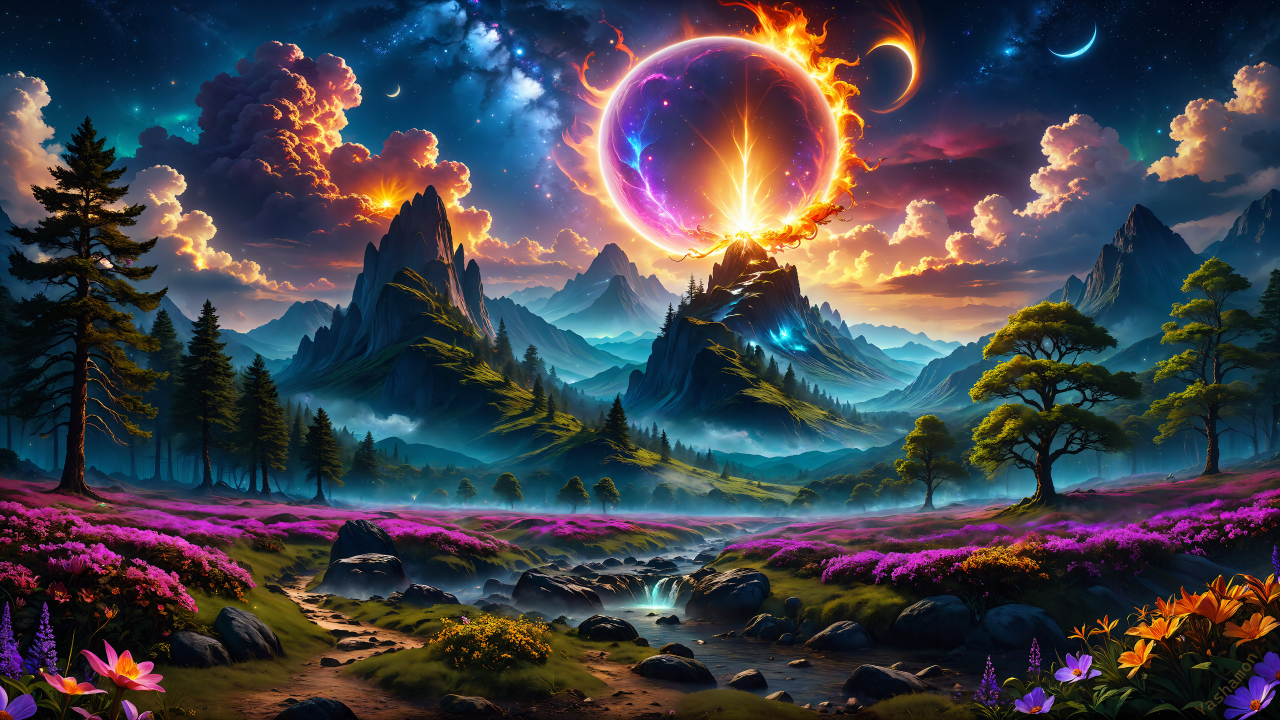
#> input picture fondo_hd.jpg, 3840 x 2160 px (shown at 1/3 size)
$ python programa.py
#> lines starting #> are read from the running program, lines starting #| are printed output that depends on the picture
import cv2
import numpy as np

#redimencionamos y ponemos a blanco y negro funcion
def bajar_resolucion(img_path, target_size=(200, 200)):
#> called with img_path = 'fondo_hd.jpg', target_size = (200, 200)
    img = cv2.imread(img_path)
#> img is the input picture: shape (2160, 3840, 3); mean B, G, R 73.7, 65.3, 66.3

    original_shape = img.shape
#> original_shape = (2160, 3840, 3)

    img_bn = cv2.cvtColor(img, cv2.COLOR_BGR2GRAY)
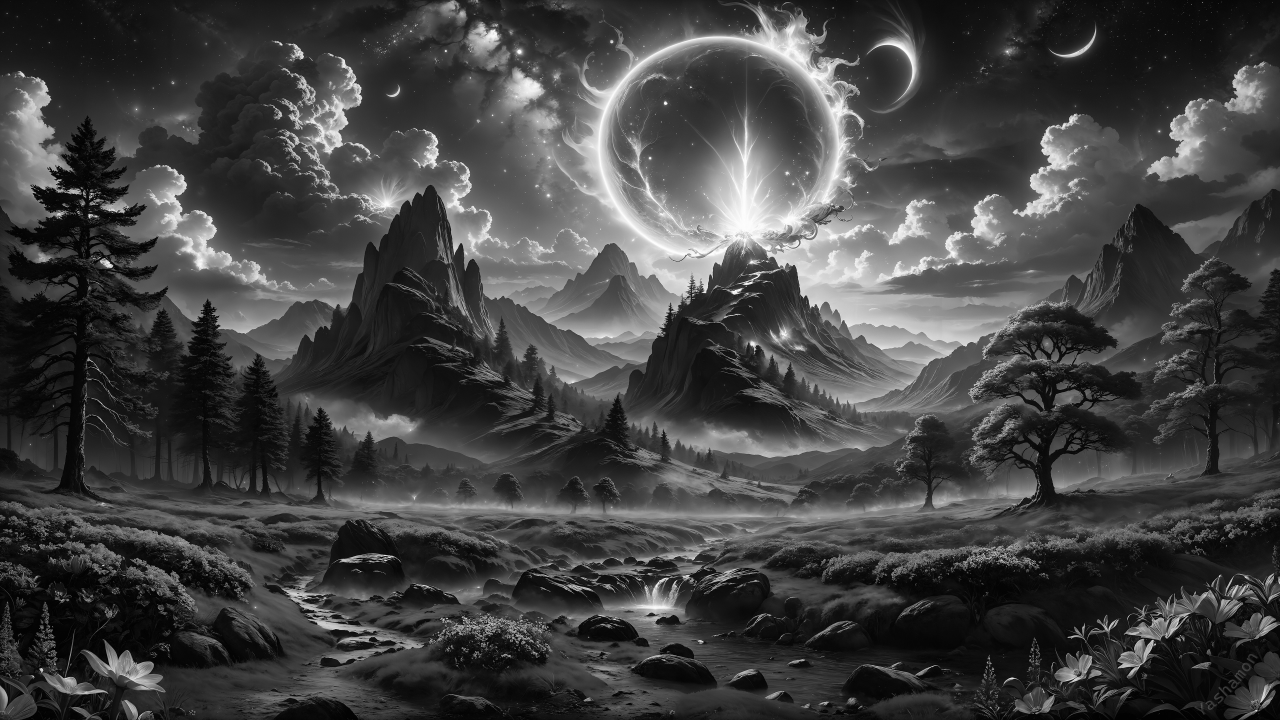
#> img_bn: shape (2160, 3840) (shown at 1/3 size); min 0, max 255, mean 66.6

    img_redimensionada = cv2.resize(img_bn, target_size)
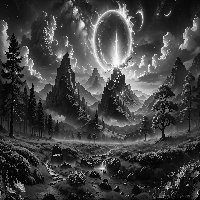
#> img_redimensionada: shape (200, 200); min 0, max 253, mean 66.5

    cv2.imwrite("imagen_redimensionada_bn.jpg", img_redimensionada)

    return img_redimensionada, original_shape


imagen = 'fondo_hd.jpg'
# Redimensionar a 200x200 píxeles en blanco y negro
img_redimensionada, original_shape = bajar_resolucion(imagen, target_size=(200, 200))
#> original_shape = (2160, 3840, 3)

#empesamos con la emcriptacion

longitud = int(input("Ingrese la longitud de la clave: "))
#> the answer given: 3
n = []
for i in range(longitud):
    valor = int(input(f"Ingrese el valor {i + 1} de la clave: "))
    n.append(valor)
#> this loop made 3 passes; the answer given on pass 1: 1


image = cv2.imread("imagen_redimensionada_bn.jpg")
#> image: shape (200, 200, 3); min 0, max 255, mean 66.5
N = image.shape[0]
#> N = 200

new_image = np.zeros_like(image)

# Reordenar los píxeles según el mapa de Baker
Ni = 0
for i in range(len(n)):
    Ni = sum(n[:i])
    ni = n[i]

    for x in range(N):
        for y in range(N):
            new_x = int(((N / ni)*(x - Ni)) + (y % (N / ni)))
            new_y = int((ni / N) * (y - (y % (N / ni))) + Ni)

            # Asegúrate de que las nuevas posiciones estén dentro del rango de la imagen
            new_x = new_x % N  # Restringimos new_x dentro del rango 0..N-1
            new_y = new_y % N  # Restringimos new_y dentro del rango 0..N-1


            new_image[new_x, new_y] = image[x, y]
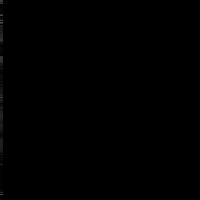
#> new_image: shape (200, 200, 3); min 0, max 76, mean 0.3

cv2.imwrite("imagen_reordenada.png", new_image)
print("La clave ingresada es:", n)

$ run again, with prueba.jpg copied over fondo_hd.jpg
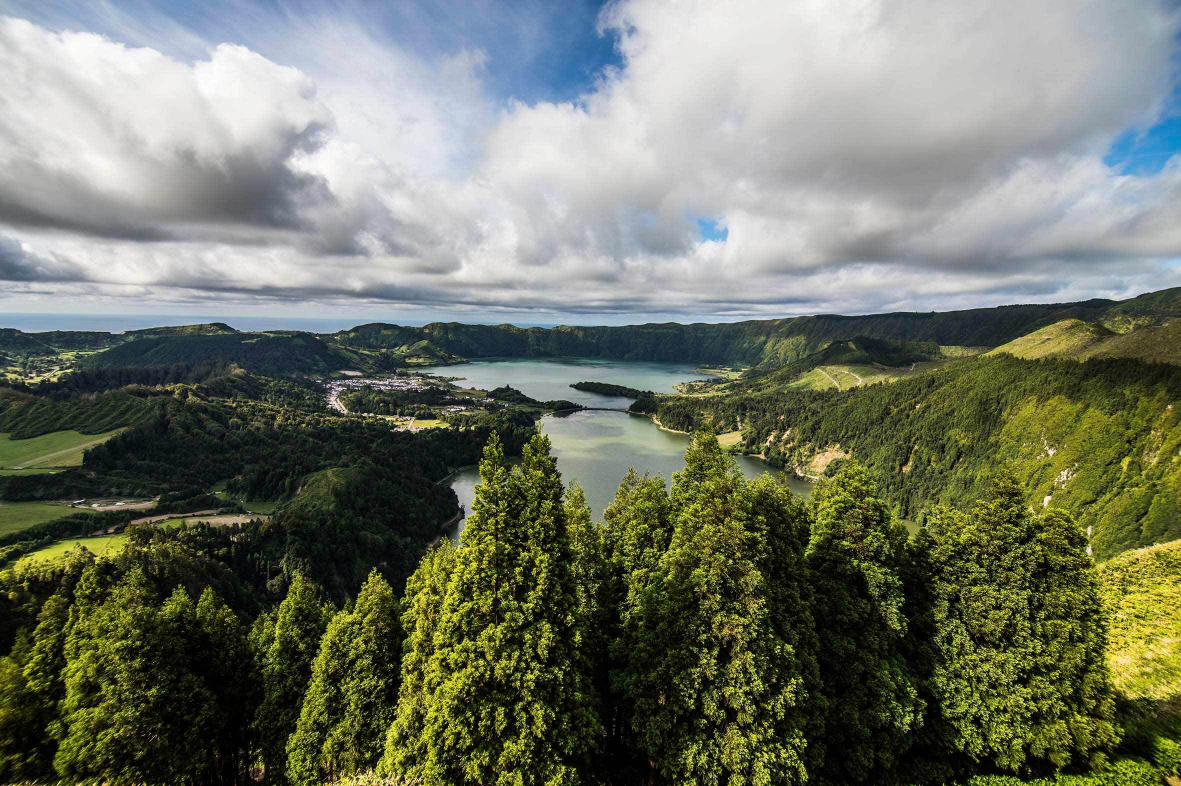
#> input picture prueba.jpg, 2362 x 1572 px (shown at 1/2 size)
#> in bajar_resolucion, img is the input picture: shape (1572, 2362, 3); mean B, G, R 101.9, 117.7, 112.8
#> in bajar_resolucion, `img_redimensionada = cv2.resize(img_bn, target_size)`:
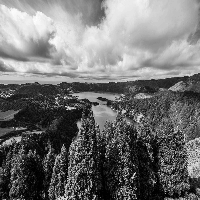
#> img_redimensionada: shape (200, 200); min 0, max 255, mean 114.4
#> `img_redimensionada, original_shape = bajar_resolucion(imagen, target_s..`: original_shape = (1572, 2362, 3)
#> the loop `for i in range(longitud):` made 3 passes; the answer given on pass 1: 1
#> after the loop `for i in range(len(n)):`:
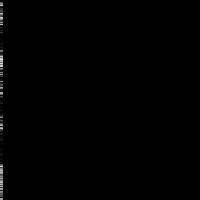
#> new_image: shape (200, 200, 3); min 0, max 237, mean 1
